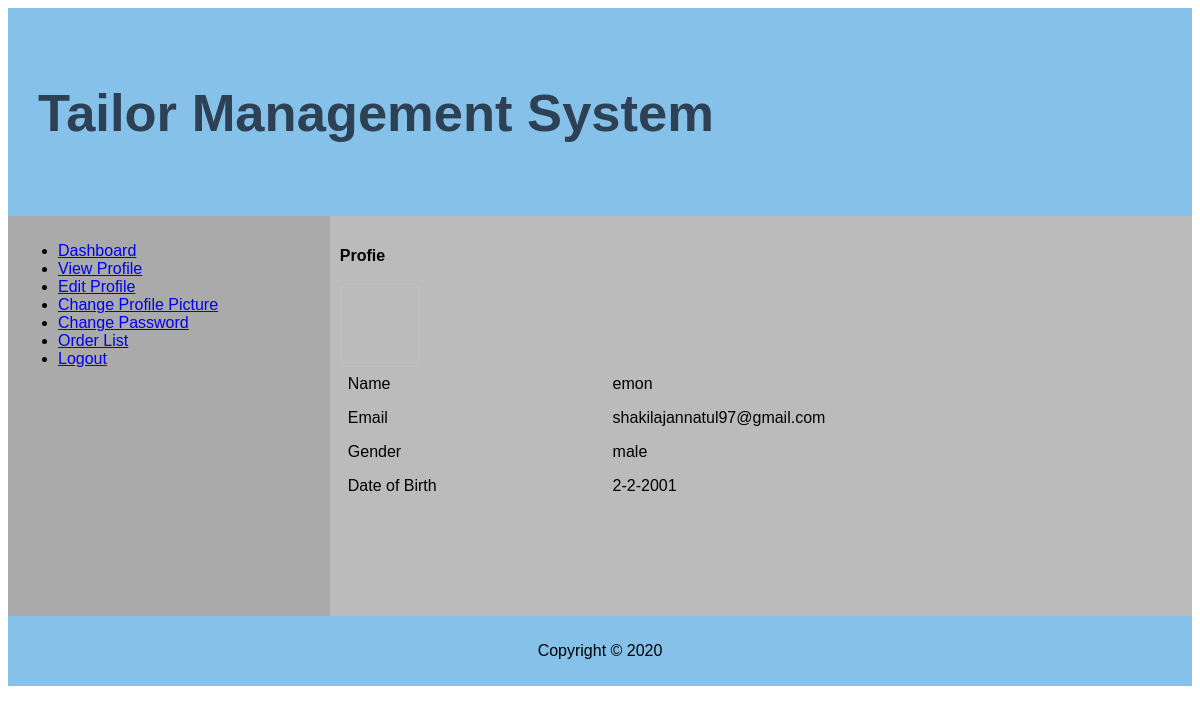
Page /tailor_view.php (signed in) on the committed database.
### tables this page shows
CREATE TABLE `tailor` (
  `ID` int(50) NOT NULL,
  `name` varchar(100) NOT NULL,
  `email` varchar(100) NOT NULL,
  `userName` varchar(100) NOT NULL,
  `password` varchar(100) NOT NULL,
  `gender` varchar(100) NOT NULL,
  `dob` varchar(100) NOT NULL,
  `picture` varchar(100) NOT NULL,
  `type` varchar(50) NOT NULL
);

### tailor_view.php (the view, shortened to what this page needs)
<?php
$userName=$_SESSION['userName'];
?>
<html>
<head>
  <link rel="stylesheet" type="text/css" href="CSS/table.css">
</head>
<body>
<div class="grid-container">
  <div class="header">
    <h2 style="color: #2E4053"; align="left">Tailor Management System <?php
    ?></h2>
  </div>
  <div class="left" style="background-color:#aaa;">
  <ul>
  <li><a href="ntailor.php">Dashboard</a></li>
  <li><a href="tailor_view.php?userName=<?php echo $userName; ?>">View Profile</a></li>
  <li><a href="tailor_edit.php">Edit Profile</a></li>
  <li><a href="tailor_changepic.php">Change Profile Picture</a></li>
  <li><a href="tailor_changepass.php">Change Password</a></li>
    <li><a href="tailor_taken_order.php">Order List</a></li>
    <li><a href="logout.php">Logout</a></li>
</ul>
  </div>
  <div class="middle" style="background-color:#bbb;">
<?php
$con=mysqli_connect("localhost","root","","db");
    $sql="SELECT * FROM tailor WHERE userName='$userName'";
    $result=mysqli_query($con,$sql);
    if(mysqli_num_rows($result)>0)
    {
      ($row=mysqli_fetch_array($result));
      $image=$row["picture"];
        echo "<h4>Profie</h4>";?>
        <img src="<?php echo $image;?>" height="80" width="80" />
        <?php
        echo "<table>";
        echo "<tr>";
        echo "<td> Name </td>";
        echo "<td>".$row["name"]."</td>";
        echo "</tr>";
        echo "<tr>";
        echo "<td> Email </td>";
        echo "<td>".$row["email"]."</td>";
        echo "</tr>";
        echo "<tr>";
        echo "<td> Gender </td>";
        echo "<td>".$row["gender"]."</td>";
        echo "</tr>";
        echo "<tr>";
        echo "<td> Date of Birth </td>";
        echo "<td>".$row["dob"]."</td>";
        echo "</tr>";
        echo "</table>";
    }
    else
    {
      echo "No data found.<br/>";
    }
?>
  </div>
  <div class="footer">
    <p>Copyright © 2020</p>
  </div>
</div>
</body>
</html>

### CSS/table.css (style rules this page uses)
* { box-sizing: border-box; }
body { font-family: Arial, Helvetica, sans-serif; }
.header { grid-area: header; background-color: #85C1E9; padding: 30px; text-align: center; font-size: 35px; }
.grid-container { display: grid; grid-template-areas: 'header header header header header header' 'left middle middle middle middle middle' 'footer footer footer footer footer footer'; }
.left, .middle, .right { padding: 10px; height: 400px; overflow: scroll; }
.left { grid-area: left; }
.middle { grid-area: middle; }
.footer { grid-area: footer; background-color: #85C1E9; padding: 10px; text-align: center; }
table { border-collapse: collapse; width: 100%; }
th, td { text-align: left; padding: 8px; }

### rows in the picture
tailor: name "emon", email "shakilajannatul97@gmail.com", gender "male", dob "2-2-2001"
